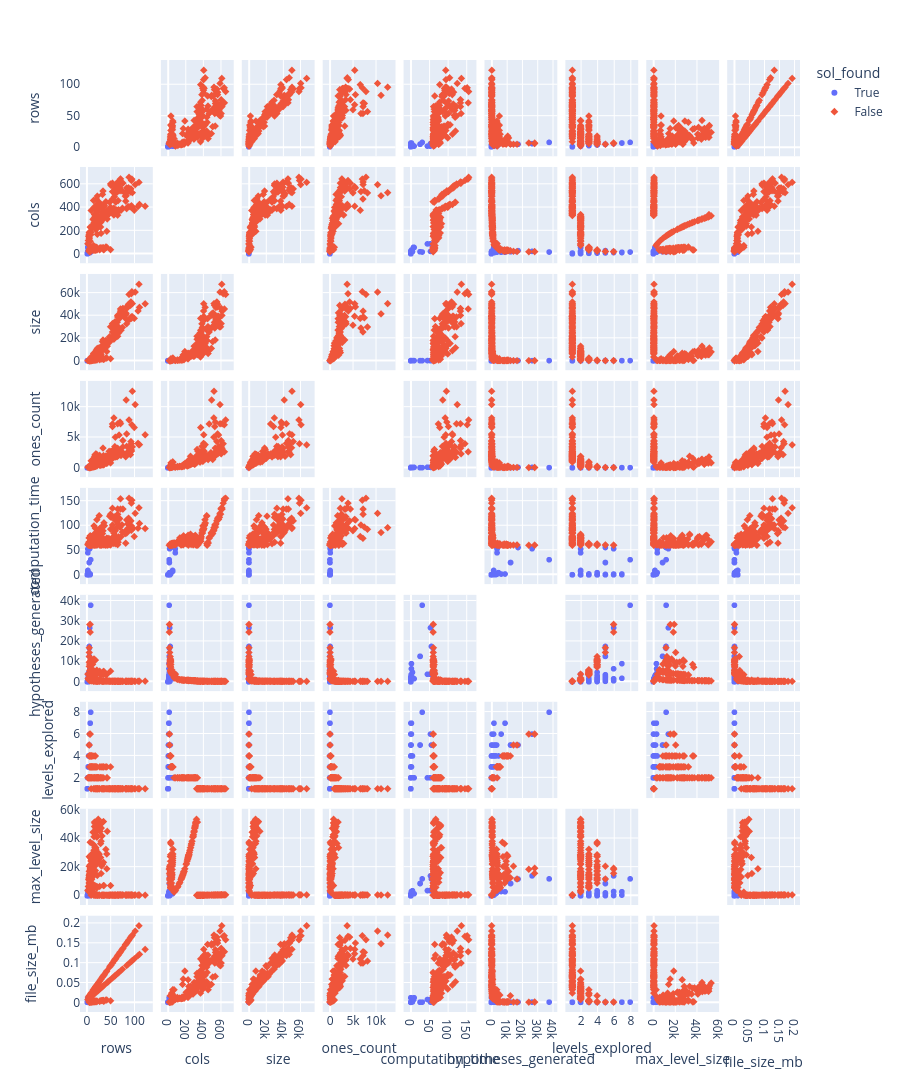

Here is the notebook cell this chart was saved with:
### Code cell
df = pd.read_csv("../benchmarks/output/performance_detailed.csv")

def parse_reduced_size(s):
    try:
        r, c = map(int, s.split('×'))
        return pd.Series({'rows': r, 'cols': c, 'size': r * c})
    except:
        return pd.Series({'rows': 0, 'cols': 0, 'size': 0})

df = pd.concat([df, df['reduced_size'].apply(parse_reduced_size)], axis=1)
df = df.drop(columns=['reduced_size']+['file'])

df['sol_found'] = df['mhs_count'] > 0

df_comparison = df.copy()
df_comparison.drop(columns=['matrix_size', 'mhs_count', 'timeout', 'size_limit'])
df_comparison

fig = px.scatter_matrix(df_comparison,
    dimensions=["rows", "cols", "size", "ones_count","computation_time", "hypotheses_generated", "levels_explored", "max_level_size", "file_size_mb"],
    color="sol_found",
    symbol='sol_found',
    height = 1600)
fig.update_traces(diagonal_visible=False) # non ha senso mostrare una variabile rispetto a sè stessa
fig.show()

### Figure 1 — Plotly figure (JSON) as saved in the notebook; plotly's stock layout.template omitted (floating-point values rounded to 4 significant figures; data arrays with more than 128 entries replaced by an {"elided": "..."} marker saying what was removed)
{"data": [{"diagonal": {"visible": false}, "dimensions": [{"axis": {"matches": true}, "label": "rows", "values": [3, 2, 2, 2, 2, 4, 2, 2, 3, 3, 3, 4, 2, 1, 1, 2, 2, 1, 1, 1, 1, 1, 2, 4, 2, 3, 2, 2, 2, 3, 4, 2, 5, 3, 3, 3, 4, 3, 5, 3, 4, 3, 5, 7, 7, 4, 4, 4, 4, 4, 5, 4, 5, 5, 5, 5, 5, 8, 6, 5, 6, 5, 4, 4, 4, 3, 3, 6, 3, 3, 3, 2, 4, 4, 2, 4, 1, 1, 2, 3, 2, 4, 4, 6, 2, 5, 3, 4, 3, 5, 2, 2, 2, 2, 2, 2, 2, 2]}, {"axis": {"matches": true}, "label": "cols", "values": [33, 24, 24, 10, 15, 26, 17, 5, 19, 23, 21, 19, 4, 2, 3, 3, 3, 4, 1, 1, 4, 1, 4, 10, 6, 8, 3, 9, 4, 5, 7, 7, 11, 6, 12, 5, 8, 11, 8, 6, 13, 10, 14, 14, 11, 8, 14, 10, 15, 8, 9, 13, 19, 18, 18, 13, 18, 16, 14, 13, 11, 28, 24, 23, 18, 12, 13, 20, 17, 16, 15, 8, 19, 16, 7, 21, 1, 7, 10, 13, 7, 12, 15, 21, 14, 15, 11, 15, 15, 14, 57, 56, 86, 86, 15, 20, 23, 55]}, {"axis": {"matches": true}, "label": "size", "values": [99, 48, 48, 20, 30, 104, 34, 10, 57, 69, 63, 76, 8, 2, 3, 6, 6, 4, 1, 1, 4, 1, 8, 40, 12, 24, 6, 18, 8, 15, 28, 14, 55, 18, 36, 15, 32, 33, 40, 18, 52, 30, 70, 98, 77, 32, 56, 40, 60, 32, 45, 52, 95, 90, 90, 65, 90, 128, 84, 65, 66, 140, 96, 92, 72, 36, 39, 120, 51, 48, 45, 16, 76, 64, 14, 84, 1, 7, 20, 39, 14, 48, 60, 126, 28, 75, 33, 60, 45, 70, 114, 112, 172, 172, 30, 40, 46, 110]}, {"axis": {"matches": true}, "label": "ones_count", "values": [54, 29, 34, 11, 25, 68, 18, 6, 23, 41, 33, 32, 5, 2, 3, 4, 4, 4, 1, 1, 4, 1, 4, 19, 6, 9, 3, 9, 4, 6, 10, 7, 20, 6, 12, 5, 9, 11, 11, 6, 14, 10, 15, 24, 15, 8, 14, 10, 15, 8, 10, 13, 19, 18, 18, 13, 18, 20, 15, 13, 12, 68, 50, 50, 46, 28, 30, 84, 29, 35, 35, 10, 51, 38, 8, 52, 1, 7, 19, 29, 8, 29, 18, 59, 14, 38, 20, 17, 15, 32, 62, 61, 91, 91, 20, 25, 28, 60]}, {"axis": {"matches": true}, "label": "computation_time", "values": [1.695, 0.01497, 0.01111, 0.002052, 0.001706, 0.1093, 0.01286, 0.0009623, 0.646, 0.104, 1.102, 4.342, 0.0005693, 0.0004754, 0.0004704, 0.0004795, 0.000469, 0.0004289, 0.0004396, 0.0004437, 0.0004649, 0.0004866, 0.0005071, 0.007287, 0.003911, 0.003026, 0.0005803, 0.001162, 0.0006447, 0.0006671, 0.001254, 0.0007885, 0.02618, 0.0009065, 0.01584, 0.001648, 0.002392, 0.008168, 0.00226, 0.0007007, 0.1027, 0.004236, 0.6974, 1.551, 0.06035, 0.002223, 0.2494, 0.008648, 0.497, 0.001534, 0.00366, 0.1329, 60.24, 24.94, 25.02, 0.3162, 24.84, 30.68, 1.459, 0.2996, 0.05877, 55.58, 1.275, 0.6403, 0.01134, 0.001457, 0.001888, 0.01146, 0.007442, 0.002648, 0.003734, 0.0006557, 0.01142, 0.009914, 0.0008736, 0.05831, 0.0006628, 0.0005546, 0.0007417, 0.001895, 0.003083, 0.03611, 0.2968, 53.1, 0.002984, 0.1368, 0.00408, 0.4218, 0.1179, 0.4351, 7.672, 7.02, 52.46, 44.8, 0.02885, 0.03023, 0.04547, 8.859]}, {"axis": {"matches": true}, "label": "hypotheses_generated", "values": [2867, 260, 187, 55, 59, 1227, 147, 15, 1006, 730, 1561, 4674, 10, 2, 3, 6, 6, 4, 1, 1, 4, 1, 10, 230, 21, 92, 6, 45, 10, 24, 87, 28, 868, 41, 298, 25, 156, 231, 207, 41, 1092, 175, 3472, 8986, 1709, 162, 1470, 385, 1940, 162, 375, 1092, 16663, 12615, 12615, 2379, 12615, 37977, 6445, 2379, 1473, 17529, 3092, 2382, 422, 67, 89, 474, 290, 138, 151, 34, 355, 341, 28, 706, 1, 7, 18, 91, 28, 633, 1777, 26782, 105, 1727, 223, 1929, 575, 2954, 1618, 1568, 3731, 3731, 103, 188, 221, 1490]}, {"axis": {"matches": true}, "label": "levels_explored", "values": [3, 2, 2, 2, 2, 4, 2, 2, 3, 3, 3, 4, 2, 1, 1, 2, 2, 1, 1, 1, 1, 1, 2, 4, 2, 3, 2, 2, 2, 3, 4, 2, 5, 3, 3, 3, 4, 3, 5, 3, 4, 3, 5, 7, 7, 4, 4, 4, 4, 4, 5, 4, 5, 5, 5, 5, 5, 8, 6, 5, 6, 5, 4, 4, 4, 3, 3, 6, 3, 3, 3, 2, 4, 4, 2, 4, 1, 1, 2, 3, 2, 4, 4, 6, 2, 5, 3, 4, 3, 5, 2, 2, 2, 2, 2, 2, 2, 2]}, {"axis": {"matches": true}, "label": "max_level_size", "values": [2356, 236, 163, 45, 44, 519, 130, 10, 816, 480, 1330, 3515, 6, 2, 3, 3, 3, 4, 1, 1, 4, 1, 6, 92, 15, 56, 3, 36, 6, 10, 35, 21, 335, 20, 220, 10, 64, 165, 70, 20, 715, 120, 2002, 2798, 462, 70, 1001, 210, 1365, 70, 126, 715, 11628, 8568, 8568, 1287, 8568, 11835, 2973, 1287, 462, 11719, 2080, 1533, 150, 43, 54, 144, 166, 85, 80, 26, 125, 125, 21, 350, 1, 7, 10, 63, 21, 340, 1203, 13937, 91, 699, 157, 1354, 455, 1510, 1561, 1512, 3645, 3645, 88, 168, 198, 1435]}, {"axis": {"matches": true}, "label": "file_size_mb", "values": [0.001053, 0.0009251, 0.0009251, 0.0009241, 0.0009251, 0.001181, 0.0009241, 0.0009241, 0.001052, 0.001053, 0.00106, 0.001187, 0.0004005, 0.0003605, 0.0003605, 0.0004005, 0.0004005, 0.0003605, 0.0003595, 0.0003595, 0.0003605, 0.0003595, 0.0004063, 0.0004883, 0.0004063, 0.0004463, 0.0004063, 0.0004082, 0.0004063, 0.0004473, 0.0004873, 0.0004082, 0.0005341, 0.000453, 0.0004549, 0.000452, 0.000495, 0.000452, 0.0005331, 0.0004539, 0.000493, 0.0004539, 0.0005388, 0.0006199, 0.0006199, 0.0005007, 0.0004997, 0.0004978, 0.0004997, 0.0005007, 0.0005407, 0.0005007, 0.0005465, 0.0005455, 0.0005455, 0.0005465, 0.0005465, 0.0006657, 0.0005875, 0.0005455, 0.0005856, 0.0008135, 0.000741, 0.000741, 0.000741, 0.0006685, 0.0006685, 0.000886, 0.0006685, 0.0006685, 0.0006685, 0.0005608, 0.0006914, 0.0006914, 0.0005608, 0.0006914, 0.0004959, 0.0004969, 0.0005617, 0.0006266, 0.0005608, 0.0006981, 0.0006981, 0.0008287, 0.0005693, 0.0007629, 0.0006332, 0.0007057, 0.0006409, 0.0007696, 0.007253, 0.007253, 0.007253, 0.007253, 0.01172, 0.01172, 0.01172, 0.01172]}], "hovertemplate": "sol_found=True<br>%{xaxis.title.text}=%{x}<br>%{yaxis.title.text}=%{y}<extra></extra>", "legendgroup": "True", "marker": {"color": "#636efa", "symbol": "circle"}, "name": "True", "showlegend": true, "type": "splom"}, {"diagonal": {"visible": false}, "dimensions": [{"axis": {"matches": true}, "label": "rows", "values": {"elided": "252 int values"}}, {"axis": {"matches": true}, "label": "cols", "values": {"elided": "252 int values"}}, {"axis": {"matches": true}, "label": "size", "values": {"elided": "252 int values"}}, {"axis": {"matches": true}, "label": "ones_count", "values": {"elided": "252 int values"}}, {"axis": {"matches": true}, "label": "computation_time", "values": {"elided": "252 float values"}}, {"axis": {"matches": true}, "label": "hypotheses_generated", "values": {"elided": "252 int values"}}, {"axis": {"matches": true}, "label": "levels_explored", "values": {"elided": "252 int values"}}, {"axis": {"matches": true}, "label": "max_level_size", "values": {"elided": "252 int values"}}, {"axis": {"matches": true}, "label": "file_size_mb", "values": {"elided": "252 float values"}}], "hovertemplate": "sol_found=False<br>%{xaxis.title.text}=%{x}<br>%{yaxis.title.text}=%{y}<extra></extra>", "legendgroup": "False", "marker": {"color": "#EF553B", "symbol": "diamond"}, "name": "False", "showlegend": true, "type": "splom"}], "layout": {"dragmode": "select", "height": 1600, "legend": {"title": {"text": "sol_found"}, "tracegroupgap": 0}, "margin": {"t": 60}}}
